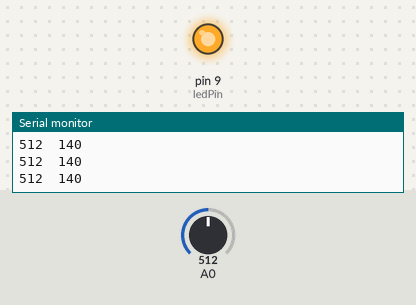
The sketch below on a simulated Arduino Uno, built with avr-gcc and run on an emulated ATmega328P. Shown: output pins drawn as LEDs (lit = HIGH), the last lines printed to the serial monitor. The inputs (shaded band) are chosen by the test bench; at power-on: A0 = 512.

Above: at 1.2 s.
1.3 s: A0 set to 550
At 2.0 s:
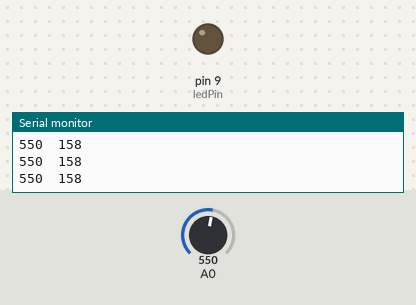
2.8 s: A0 set to 511
At 4.0 s:
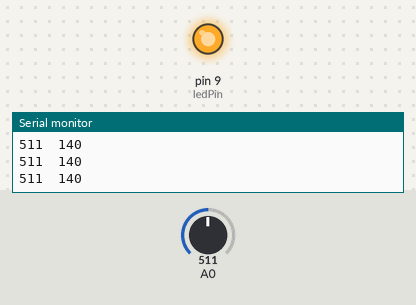
4.3 s: A0 set to 716
At 5.3 s:
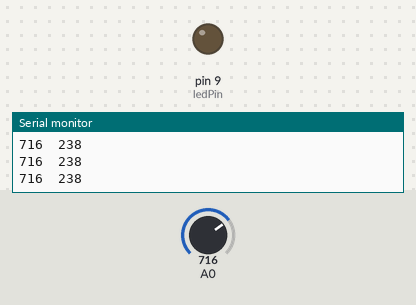
Timing chart, 0 to 7.3 s (numbered marks = the images above; inputs shaded):
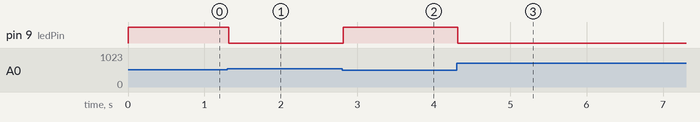

The sketch:

analog_photo.ino
```cpp
int ledPin = 9;
int photoCell = 0;
int brightness = 0;

void setup() {
  Serial.begin(9600);
  pinMode(ledPin, OUTPUT);
}

void loop() {
  photoCell = analogRead(A0);
//  Serial.println(photoCell);
  brightness = map(photoCell, 220, 750, 0, 255);
  Serial.print(photoCell);
  Serial.print("\t");
  Serial.println(brightness);
//  analogWrite(ledPin, brightness);
  if (brightness > 150) {
    digitalWrite(ledPin, LOW);
  } else {
    digitalWrite(ledPin, HIGH);
  }
}
```

Measured:
- the behaviour switches between 533 and 534 on A0 (found by bisection; images 0 and 1)
- after the input at 1.3 s, pin 9 (ledPin): HIGH → LOW at once
- after the input at 2.8 s, pin 9 (ledPin): LOW → HIGH at once
- after the input at 4.3 s, pin 9 (ledPin): HIGH → LOW at once
